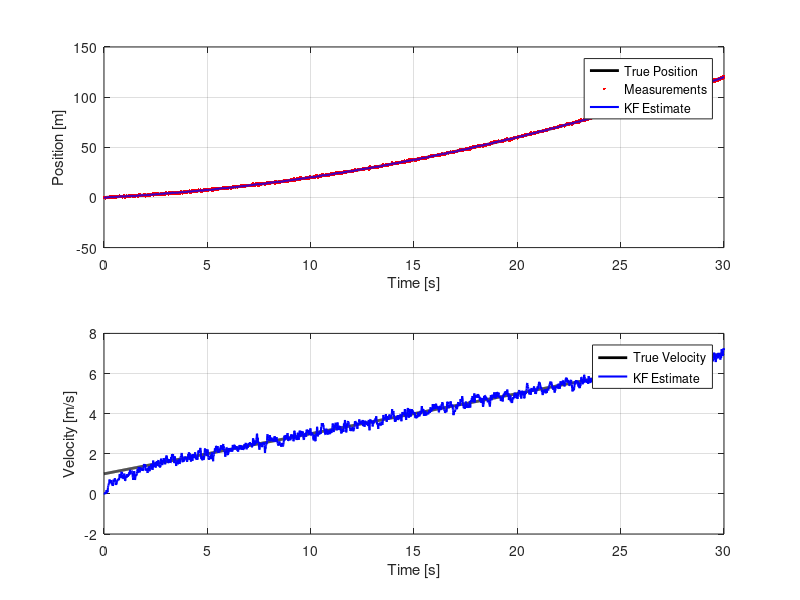

The MATLAB script that drew this image:
% Ryland Ross
% 9/22/25
% 1-D Kalman Filter Implementation (with RMSE averaged over 10 runs)

% Imagine you have a car moving along the x-axis. A sensor measures its
% position every 0.1 seconds, and the sensor has an uncertainty (Gaussian
% noise) of sigma = 0.5 meters. The vehicle is constantly accelerating at
% 0.2 m/s^2.

% Goal: Estimate the position and velocity of the car at every time step,
% and compute the average RMSE of both position and velocity across 10 runs.

%% Initialize parameters
clc; clear; close all;  % clear workspace, command window, and close all plots

dt = 0.01; % sensor time step (s)
T = 30;    % total simulation time (s)
t = 0:dt:T; % discrete time vector from 0 to T with step size dt
N = length(t); % total number of time steps

%% True motion (ground truth car trajectory)
a_true = 0.2; % constant, known acceleration (m/s^2)
p0 = 0;       % initial position (m)
v0 = 1;       % initial velocity (m)

% Ground truth using kinematic equations
p_true = p0 + v0*t + 0.5*a_true*t.^2; % position over time
v_true = v0 + a_true*t;               % velocity over time

%% Measurement model
sigma_meas = 0.5; % measurement noise standard deviation (m)

%% Monte Carlo: Run filter multiple times to average RMSE
numRuns = 10;                % number of independent runs
rmse_pos_all = zeros(1,numRuns); % store RMSE for position
rmse_vel_all = zeros(1,numRuns); % store RMSE for velocity

for run = 1:numRuns
    
    % Generate noisy position measurements for this run
    % (true position + Gaussian noise)
    z = p_true + sigma_meas*randn(size(t));
    
    % Kalman Filter matrices
    A = [1 dt; 0 1];          % state transition
    B = [0.5*dt^2; dt];       % control (acceleration input)
    H = [1 0];                % measurement: position only
    Q = [0.01 0; 0 0.01];     % process noise covariance
    R = sigma_meas^2;         % measurement noise covariance

    % Initialize estimates
    x_est = zeros(2,N);       % [position; velocity] estimates
    P = eye(2);               % initial covariance

    % Main Kalman filter loop through all time steps
    for k = 2:N
        % --- Prediction step ---
        x_pred = A*x_est(:,k-1) + B*a_true; % predict state
        P_pred = A*P*A' + Q;                % predict covariance

        % --- Update step ---
        K = P_pred*H'/(H*P_pred*H' + R);                 % Kalman gain
        x_est(:,k) = x_pred + K*(z(k) - H*x_pred);       % update estimate
        P = (eye(2) - K*H)*P_pred;                       % update covariance
    end
    
    % Compute RMSE for position and velocity estimates in this run
    rmse_pos_all(run) = sqrt(mean((x_est(1,:) - p_true).^2));
    rmse_vel_all(run) = sqrt(mean((x_est(2,:) - v_true).^2));
    
    % Store last run’s results for plotting
    if run == numRuns
        z_last = z;
        x_est_last = x_est;
    end
end

%% Average RMSE results
rmse_pos_avg = mean(rmse_pos_all);
rmse_vel_avg = mean(rmse_vel_all);

fprintf('Average Position RMSE over %d runs = %.4f meters\n', numRuns, rmse_pos_avg);
fprintf('Average Velocity RMSE over %d runs = %.4f m/s\n', numRuns, rmse_vel_avg);

%% Plots (only from the last run to visualize one trajectory)
% --- Position subplot ---
subplot(2,1,1)
plot(t, p_true,'k','LineWidth',2); hold on;   % true trajectory
plot(t, z_last,'r.');                         % noisy measurements
plot(t, x_est_last(1,:),'b','LineWidth',1.5); % KF estimated position
legend('True Position','Measurements','KF Estimate')
xlabel('Time [s]'); ylabel('Position [m]'); grid on;

% --- Velocity subplot ---
subplot(2,1,2)
plot(t, v_true,'k','LineWidth',2); hold on;   % true velocity
plot(t, x_est_last(2,:),'b','LineWidth',1.5); % KF estimated velocity
legend('True Velocity','KF Estimate')
xlabel('Time [s]'); ylabel('Velocity [m/s]'); grid on;
